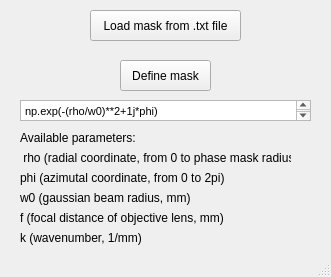
<?xml version="1.0" encoding="UTF-8"?>
<ui version="4.0">
 <class>MaskWindow</class>
 <widget class="QMainWindow" name="MaskWindow">
  <property name="geometry">
   <rect>
    <x>0</x>
    <y>0</y>
    <width>331</width>
    <height>277</height>
   </rect>
  </property>
  <property name="windowTitle">
   <string>Define phase mask</string>
  </property>
  <widget class="QWidget" name="centralwidget">
   <widget class="QLabel" name="label_3">
    <property name="geometry">
     <rect>
      <x>20</x>
      <y>130</y>
      <width>161</width>
      <height>16</height>
     </rect>
    </property>
    <property name="text">
     <string>Available parameters:</string>
    </property>
   </widget>
   <widget class="QLabel" name="label">
    <property name="geometry">
     <rect>
      <x>20</x>
      <y>170</y>
      <width>301</width>
      <height>16</height>
     </rect>
    </property>
    <property name="text">
     <string>phi (azimutal coordinate, from 0 to 2pi)</string>
    </property>
   </widget>
   <widget class="QLabel" name="label_4">
    <property name="geometry">
     <rect>
      <x>20</x>
      <y>190</y>
      <width>181</width>
      <height>16</height>
     </rect>
    </property>
    <property name="text">
     <string>w0 (gaussian beam radius, mm)</string>
    </property>
   </widget>
   <widget class="QLabel" name="label_6">
    <property name="geometry">
     <rect>
      <x>20</x>
      <y>230</y>
      <width>141</width>
      <height>16</height>
     </rect>
    </property>
    <property name="text">
     <string>k (wavenumber, 1/mm)</string>
    </property>
   </widget>
   <widget class="QPushButton" name="pushButton">
    <property name="geometry">
     <rect>
      <x>120</x>
      <y>60</y>
      <width>91</width>
      <height>31</height>
     </rect>
    </property>
    <property name="text">
     <string>Define mask</string>
    </property>
   </widget>
   <widget class="QLabel" name="label_2">
    <property name="geometry">
     <rect>
      <x>20</x>
      <y>150</y>
      <width>271</width>
      <height>16</height>
     </rect>
    </property>
    <property name="text">
     <string> rho (radial coordinate, from 0 to phase mask radius)</string>
    </property>
   </widget>
   <widget class="QLabel" name="label_5">
    <property name="geometry">
     <rect>
      <x>20</x>
      <y>210</y>
      <width>241</width>
      <height>16</height>
     </rect>
    </property>
    <property name="text">
     <string>f (focal distance of objective lens, mm)</string>
    </property>
   </widget>
   <widget class="QTextEdit" name="textEdit">
    <property name="geometry">
     <rect>
      <x>20</x>
      <y>100</y>
      <width>291</width>
      <height>21</height>
     </rect>
    </property>
    <property name="html">
     <string>&lt;!DOCTYPE HTML PUBLIC &quot;-//W3C//DTD HTML 4.0//EN&quot; &quot;http://www.w3.org/TR/REC-html40/strict.dtd&quot;&gt;
&lt;html&gt;&lt;head&gt;&lt;meta name=&quot;qrichtext&quot; content=&quot;1&quot; /&gt;&lt;style type=&quot;text/css&quot;&gt;
p, li { white-space: pre-wrap; }
&lt;/style&gt;&lt;/head&gt;&lt;body style=&quot; font-family:'MS Shell Dlg 2'; font-size:8.25pt; font-weight:400; font-style:normal;&quot;&gt;
&lt;p style=&quot; margin-top:0px; margin-bottom:0px; margin-left:0px; margin-right:0px; -qt-block-indent:0; text-indent:0px;&quot;&gt;np.exp(-(rho/w0)**2+1j*phi)&lt;/p&gt;&lt;/body&gt;&lt;/html&gt;</string>
    </property>
   </widget>
   <widget class="QPushButton" name="pushButton_2">
    <property name="geometry">
     <rect>
      <x>90</x>
      <y>10</y>
      <width>151</width>
      <height>31</height>
     </rect>
    </property>
    <property name="text">
     <string>Load mask from .txt file</string>
    </property>
   </widget>
  </widget>
  <widget class="QStatusBar" name="statusbar"/>
 </widget>
 <resources/>
 <connections/>
</ui>
